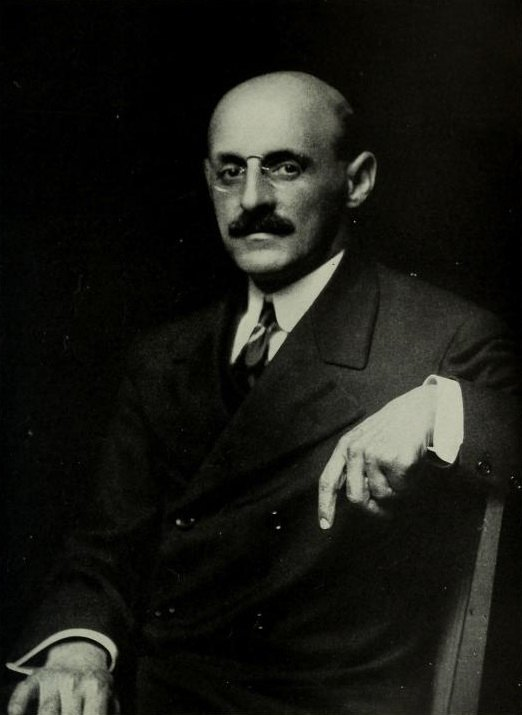
#> input picture assets/images/abraham-flexner.jpg, 522 x 715 px; its folder holds only this picture in this run
$ python -i render.py   (imports and definitions only)
#> lines starting #> are read from the running program, lines starting #| are printed output that depends on the picture; after the words box and inside, x2 and y2 are one past the last pixel; in counts of white or black regions, pixels touching at a corner belong together
#> further down, picture is the input picture: PIL image 522x715 RGB; mean R, G, B 25.5, 26.1, 21.3
"""Render a 1080x1350 (4:5) Instagram image for a candidate.

Two treatments, sharing one type system so the feed looks consistent:
  * photo  - the corpus asset, cover-cropped full bleed under a bottom scrim
  * card   - a typographic card, used when no image asset exists
"""
from __future__ import annotations

import os
import sys
from datetime import date
from pathlib import Path

from PIL import Image, ImageDraw, ImageFilter, ImageFont

W, H = 1080, 1350
PAD = 76

INK = (15, 23, 42)            # --text  #0f172a
INK_DEEP = (8, 13, 26)
ACCENT = (37, 99, 235)        # --accent #2563eb
CYAN = (6, 182, 212)          # #06b6d4
WHITE = (255, 255, 255)
MUTED = (203, 213, 225)

# Inter is bundled (SIL OFL) so a post renders identically on macOS and on a
# Linux server. The host-font fallbacks exist only for a stripped checkout;
# they change the look, so the bundled files are the real answer.
FONT_DIR = os.path.join(os.path.dirname(os.path.abspath(__file__)), "fonts")
HELV = "/System/Library/Fonts/HelveticaNeue.ttc"
AVENIR = "/System/Library/Fonts/Avenir Next.ttc"
DEJAVU = "/usr/share/fonts/truetype/dejavu"

FACES = {
    #           bundled Inter                    macOS fallback   DejaVu fallback
    "bold":       ("InterDisplay-Bold.ttf",      (AVENIR, 0), "DejaVuSans-Bold.ttf"),
    "demi":       ("Inter-SemiBold.ttf",         (AVENIR, 2), "DejaVuSans-Bold.ttf"),
    "medium":     ("Inter-Medium.ttf",           (AVENIR, 5), "DejaVuSans.ttf"),
    "regular":    ("Inter-Regular.ttf",          (AVENIR, 7), "DejaVuSans.ttf"),
    "light":      ("Inter-Light.ttf",            (HELV, 7),   "DejaVuSans-ExtraLight.ttf"),
    "ultralight": ("InterDisplay-ExtraLight.ttf", (HELV, 5),  "DejaVuSans-ExtraLight.ttf"),
}


class FontsMissing(RuntimeError):
    pass


# [27 lines left out: functions font, tracked, not called in this run]


def tracked_width(draw, text, fnt, tracking=0) -> float:
    return sum(draw.textlength(c, font=fnt) for c in text) + tracking * max(len(text) - 1, 0)


# [55 lines left out: functions wrap, fit, _background, _rings, not called in this run]


# Crop is taken mostly off the bottom: in a portrait the head sits high, and
# the lower third of the frame is where the type goes anyway. Used only when
# no face is found.
CROP_BIAS = 0.12

# Type occupies roughly the bottom 40%; a face must stay clear of it.
TEXT_TOP_FRACTION = 0.60
# Where a detected face should sit vertically in the finished frame.
FACE_TARGET = 0.30
# A face filling more than this much of the source means a tight head-shot:
# cropping only magnifies it further, so the whole frame is kept instead.
TIGHT_FACE_FRACTION = 0.38
# Detections smaller than this are noise, not the subject.
MIN_FACE_FRACTION = 0.10

# Vertical band the fit-blur photo may occupy: below the eyebrow, above the
# title. Keeping these explicit is what stops the type colliding with it.
FITBLUR_TOP = 132
FITBLUR_BOTTOM = 792

_detector = None
_detector_ready = False


# [37 lines left out: functions _face_detector, face_box, not called in this run]


def _cover(photo: Image.Image, face=None) -> Image.Image:
    """Scale-and-crop to fill 1080x1350, composing around the face when known."""
    photo = photo.convert("RGB")
    scale = max(W / photo.width, H / photo.height)
#> scale = 2.07
    new = (max(int(photo.width * scale + 0.5), W), max(int(photo.height * scale + 0.5), H))
#> new = (1080, 1479)
    scaled = photo.resize(new, Image.LANCZOS)

    max_top = scaled.height - H
#> max_top = 129
    max_left = scaled.width - W
#> max_left = 0

    if face:
        fx, fy, fw, fh = (round(v * scale) for v in face)
        # Put the face at FACE_TARGET of the frame, then make sure the chin
        # clears the type; clamp to what the image actually allows.
        top = fy + fh / 2 - H * FACE_TARGET
        overlap = (fy + fh) - (top + H * TEXT_TOP_FRACTION)
        if overlap > 0:
            top += overlap
        left = fx + fw / 2 - W / 2
        top = int(max(0, min(top, max_top)))
        left = int(max(0, min(left, max_left)))
    else:
        top = min(int(max_top * CROP_BIAS), max_top)
#> top = 15
        left = max_left // 2
#> left = 0

    return scaled.crop((left, top, left + W, top + H))
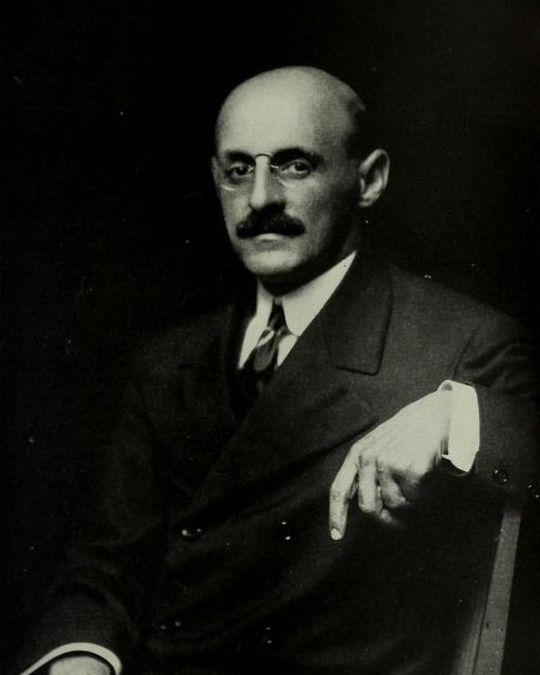
#> returned value: PIL image 1080x1350 RGB (shown at 1/2 size); mean R, G, B 24.8, 25.3, 20.6


def _fit_blur(photo: Image.Image) -> Image.Image:
    """Show the whole photograph over a blurred fill of itself.

    For a tight head-shot there is no headroom to crop into, so cropping just
    magnifies the face and pushes the chin under the type. Keeping the frame
    intact reads better and never truncates the subject.
    """
    photo = photo.convert("RGB")
    backdrop = _cover(photo).filter(ImageFilter.GaussianBlur(52))
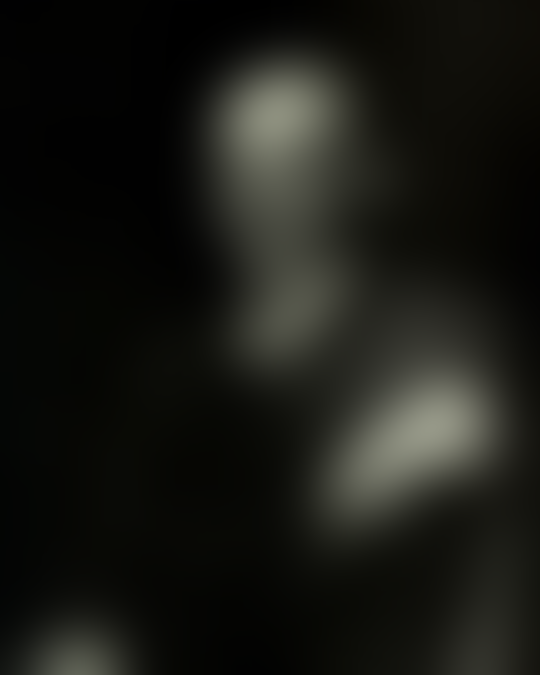
#> backdrop: PIL image 1080x1350 RGB (shown at 1/2 size); mean R, G, B 24.8, 25.3, 20.6
    backdrop = Image.blend(backdrop, Image.new("RGB", (W, H), INK), 0.62)
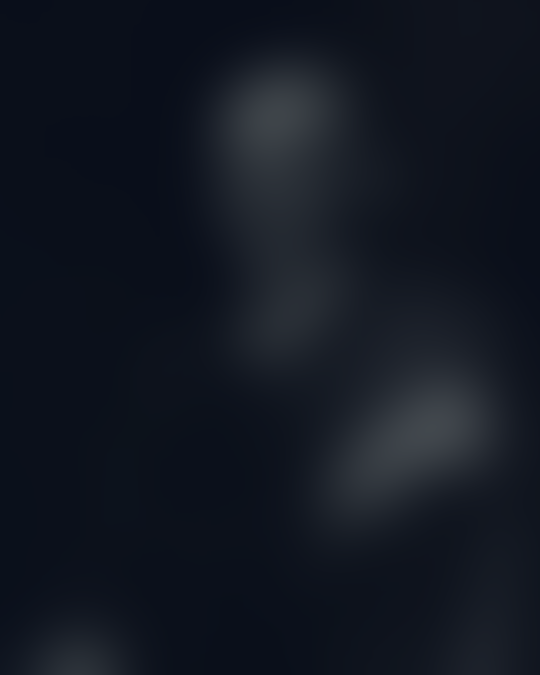
#> backdrop: PIL image 1080x1350 RGB (shown at 1/2 size); mean R, G, B 18.3, 23.4, 33.3

    # The photo lives strictly between the eyebrow and the title, so neither
    # ever lands on top of it.
    box_w = W - 2 * PAD
    box_h = FITBLUR_BOTTOM - FITBLUR_TOP
    scale = min(box_w / photo.width, box_h / photo.height)
#> scale = 0.923
    size = (max(int(photo.width * scale), 1), max(int(photo.height * scale), 1))
#> size = (481, 660)
    front = photo.resize(size, Image.LANCZOS)

    x = (W - size[0]) // 2
#> x = 299
    y = FITBLUR_TOP + (box_h - size[1]) // 2
#> y = 132
    shadow = Image.new("L", (W, H), 0)
#> shadow: PIL image 1080x1350 L; every value is 0
    ImageDraw.Draw(shadow).rectangle([x, y + 12, x + size[0], y + size[1] + 16], fill=130)
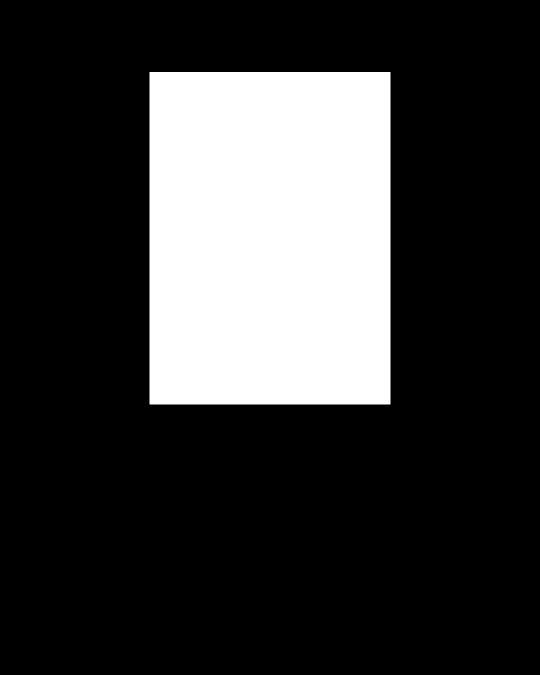
#> shadow: PIL image 1080x1350 L (shown at 1/2 size); values 0 (black) and 130 (white), 22% white; 1 white region, box (x1, y1, x2, y2) and area: (299, 144, 781, 809) 320530
    backdrop.paste(Image.new("RGB", (W, H), (0, 0, 0)), (0, 0),
                   shadow.filter(ImageFilter.GaussianBlur(30)))
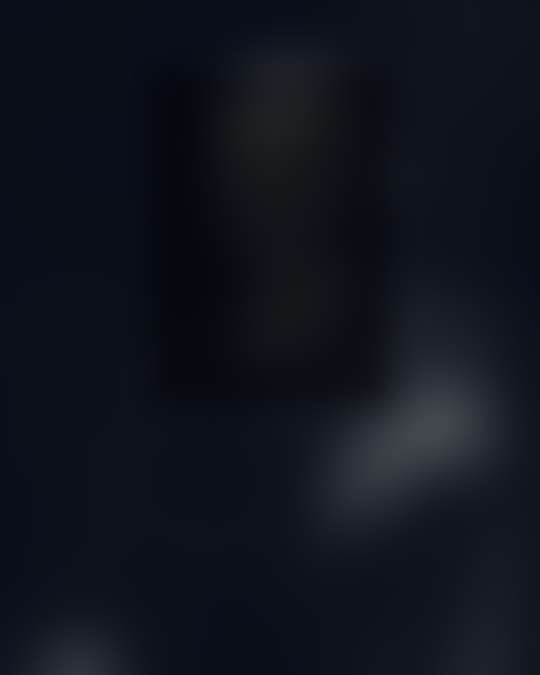
#> backdrop: PIL image 1080x1350 RGB (shown at 1/2 size); mean R, G, B 15.4, 19.9, 28.8
    backdrop.paste(front, (x, y))
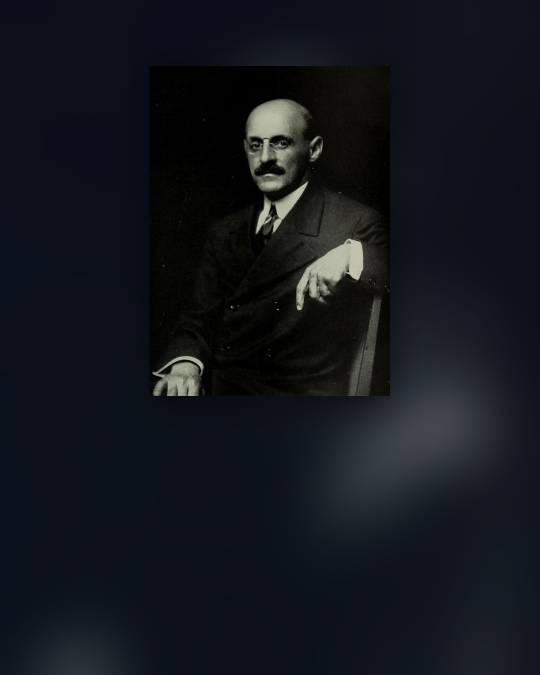
#> backdrop: PIL image 1080x1350 RGB (shown at 1/2 size); mean R, G, B 17.9, 22, 28.8
    return backdrop


# [13 lines left out: function _scrim, not called in this run]


# Full bleed stretches the image across all 1080px, so it needs real
# resolution. The fit-blur band is at most 928x660, where a 550px portrait
# is actually downscaled — so a smaller image is fine there and only
# unusable below MIN_INSET_WIDTH.
MIN_PHOTO_WIDTH = 700
MIN_INSET_WIDTH = 450
PORTRAIT_RATIO = 0.95

INSET_TOP = 150
INSET_MAX_H = 600


# [50 lines left out: functions _inset, _load_photo, not called in this run]


def _eyebrow(draw, text: str, y: int) -> None:
    fnt = font("demi", 27)
    tracked(draw, (PAD, y), text.upper(), fnt, CYAN, tracking=4.5)


# [90 lines left out: functions _footer, _headline_block, render, eyebrow_for, not called in this run]

>>> from PIL import Image
>>> picture = Image.open('../../assets/images/abraham-flexner.jpg')
>>> result = _fit_blur(picture)
